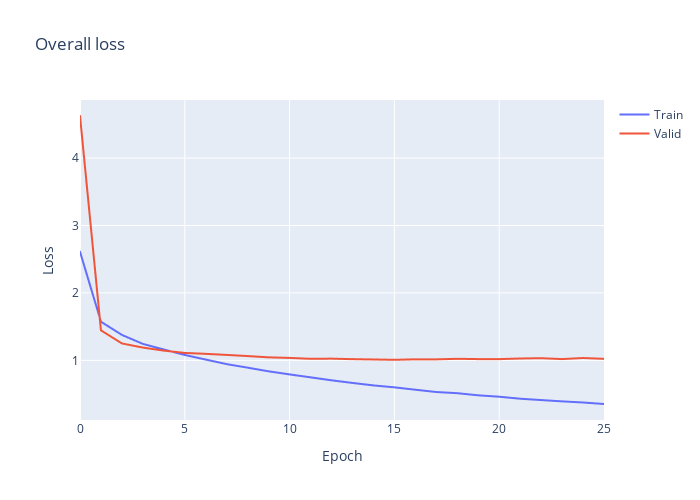

Notebook source saved alongside this figure:
### Markdown cell above
## 6) Evaluating the Model

### Code cell
# Overall Loss
fig = go.Figure()
fig.add_trace(go.Scattergl(
                    y=history.history['loss'],
                    name='Train'))

fig.add_trace(go.Scattergl(
                    y=history.history['val_loss'],
                    name='Valid'))

fig.update_layout(height=500, 
                  width=700,
                  title='Overall loss',
                  xaxis_title='Epoch',
                  yaxis_title='Loss')

fig.show()

### Figure 1 — Plotly figure (JSON) as saved in the notebook; plotly's stock layout.template omitted (floating-point values rounded to 4 significant figures)
{"data": [{"name": "Train", "type": "scattergl", "y": [2.612, 1.573, 1.377, 1.244, 1.161, 1.08, 1.012, 0.9442, 0.8916, 0.8375, 0.7918, 0.7481, 0.7041, 0.6651, 0.6287, 0.5998, 0.5646, 0.5304, 0.5132, 0.4815, 0.4607, 0.4314, 0.4114, 0.3921, 0.3753, 0.3529]}, {"name": "Valid", "type": "scattergl", "y": [4.624, 1.446, 1.251, 1.19, 1.144, 1.11, 1.097, 1.081, 1.064, 1.045, 1.036, 1.023, 1.025, 1.018, 1.013, 1.008, 1.015, 1.015, 1.023, 1.019, 1.018, 1.028, 1.032, 1.019, 1.035, 1.023]}], "layout": {"height": 500, "title": {"text": "Overall loss"}, "width": 700, "xaxis": {"title": {"text": "Epoch"}}, "yaxis": {"title": {"text": "Loss"}}}}
